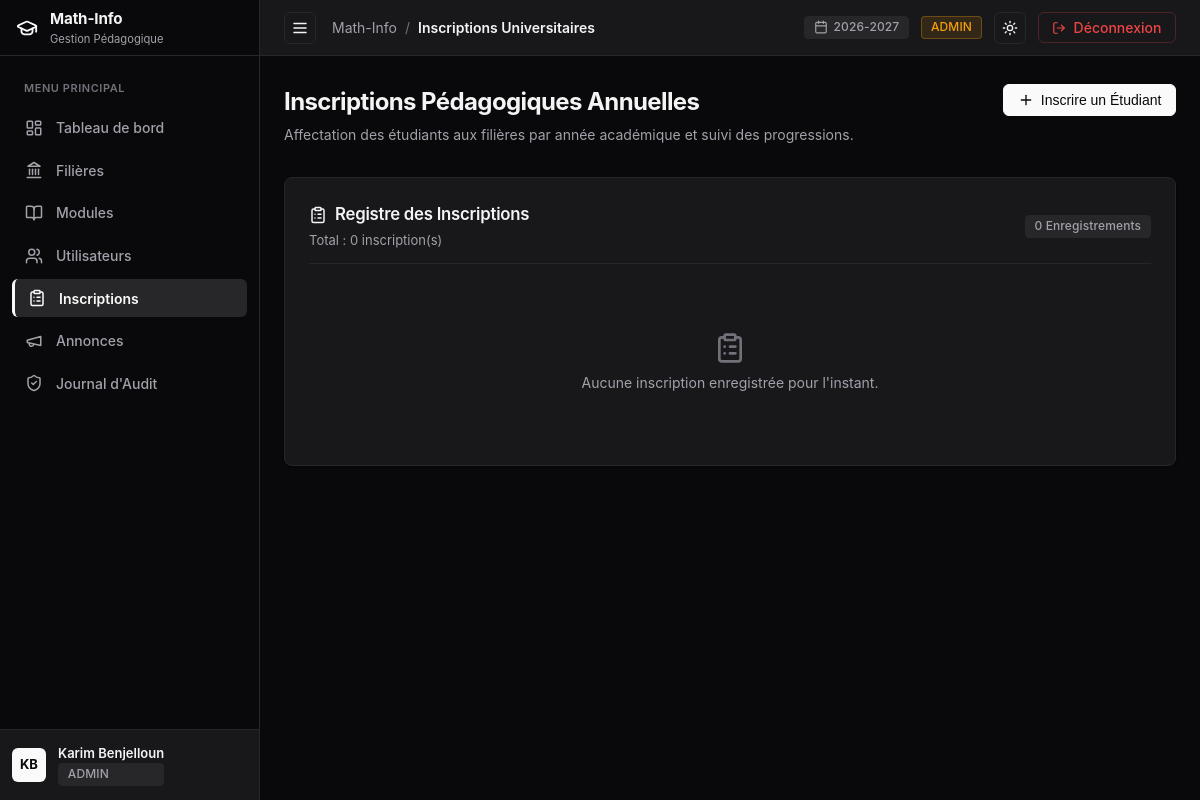
Page /admin/inscriptions (signed in) on the earlier database version.
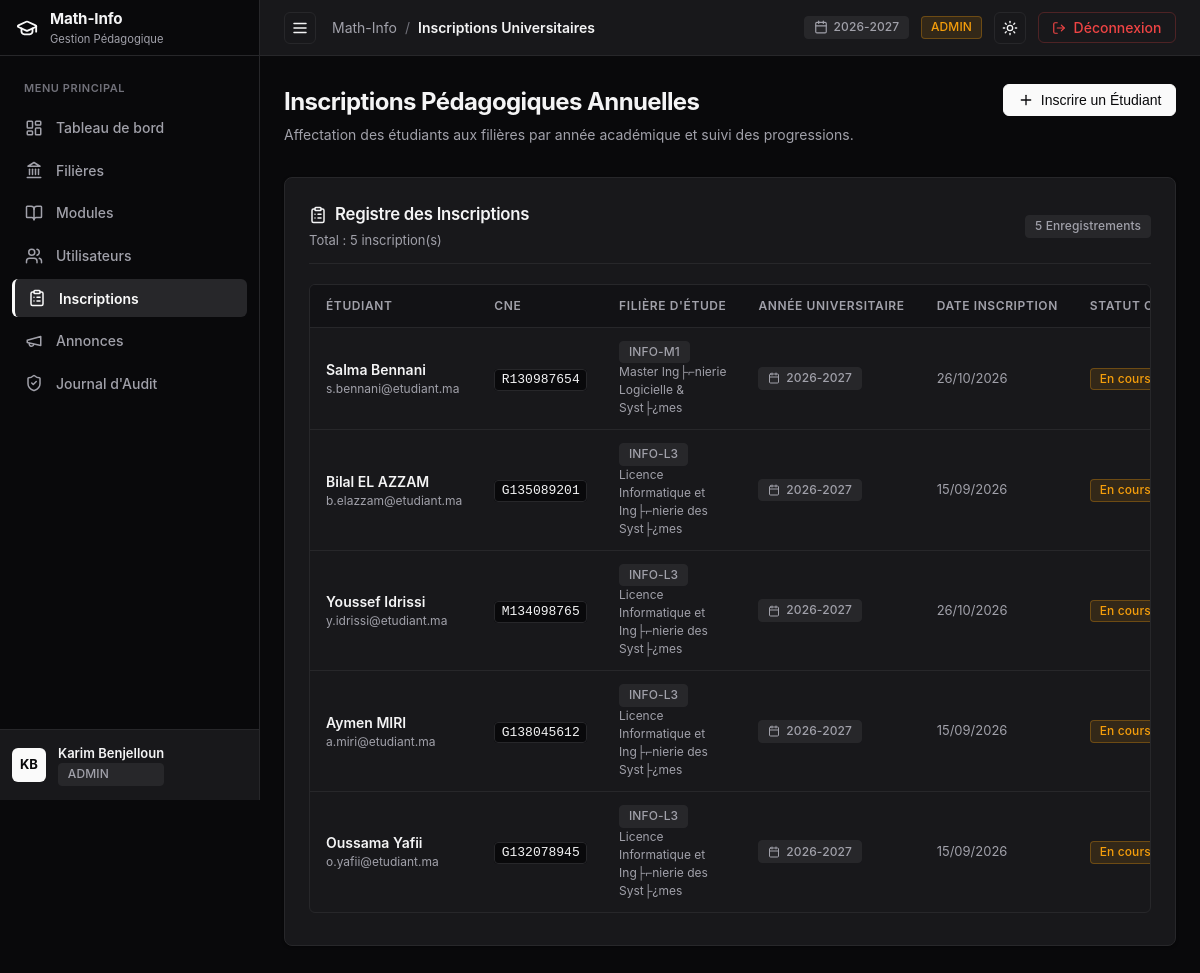
Same page on the later database version.
### tables this page shows
CREATE TABLE `inscriptions` (
  `idInscription` int NOT NULL AUTO_INCREMENT,
  `idEtudiant` int NOT NULL,
  `idFiliere` int NOT NULL,
  `anneeUniversitaire` varchar(20) NOT NULL,
  `dateInscription` date NOT NULL,
  `statut` enum('EN_COURS','VALIDE','AJOURNE') DEFAULT 'EN_COURS',
  PRIMARY KEY (`idInscription`),
  UNIQUE KEY `uq_etudiant_annee` (`idEtudiant`,`anneeUniversitaire`),
  KEY `idFiliere` (`idFiliere`),
  CONSTRAINT `inscriptions_ibfk_1` FOREIGN KEY (`idEtudiant`) REFERENCES `etudiants` (`idUtilisateur`) ON DELETE CASCADE,
  CONSTRAINT `inscriptions_ibfk_2` FOREIGN KEY (`idFiliere`) REFERENCES `filieres` (`idFiliere`) ON DELETE CASCADE
);

CREATE TABLE `utilisateurs` (
  `idUtilisateur` int NOT NULL AUTO_INCREMENT,
  `nom` varchar(100) NOT NULL,
  `prenom` varchar(100) NOT NULL,
  `email` varchar(150) NOT NULL,
  `motDePasse` varchar(255) NOT NULL,
  `role` enum('ADMIN','ENSEIGNANT','ETUDIANT') NOT NULL,
  `dateCreation` timestamp NULL DEFAULT CURRENT_TIMESTAMP,
  PRIMARY KEY (`idUtilisateur`),
  UNIQUE KEY `email` (`email`)
);

CREATE TABLE `etudiants` (
  `idUtilisateur` int NOT NULL,
  `cne` varchar(50) NOT NULL,
  `dateNaissance` date NOT NULL,
  PRIMARY KEY (`idUtilisateur`),
  UNIQUE KEY `cne` (`cne`),
  CONSTRAINT `etudiants_ibfk_1` FOREIGN KEY (`idUtilisateur`) REFERENCES `utilisateurs` (`idUtilisateur`) ON DELETE CASCADE
);

CREATE TABLE `filieres` (
  `idFiliere` int NOT NULL AUTO_INCREMENT,
  `code` varchar(20) NOT NULL,
  `intitule` varchar(150) NOT NULL,
  `description` text,
  PRIMARY KEY (`idFiliere`),
  UNIQUE KEY `code` (`code`)
);

### src/Controllers/Controller.php (called while the page is built, shortened)
<?php
abstract class Controller {
    protected function render(string $view, array $data = [], ?string $layout = 'main'): void {
        $viewFile = __DIR__ . '/../Views/' . str_replace('.', '/', $view) . '.php';
        extract($data);
        require $viewFile;
    }
}

### src/Controllers/AdminController.php (called while the page is built, shortened)
<?php
class AdminController extends Controller {
    public function inscriptions(): void {
        $db = Model::getDb();
        $inscriptions = Inscription::getAllWithDetails();
        $filieres = Filiere::getAllWithCounts();
        $stmtEtu = $db->query("
            SELECT u.idUtilisateur, u.nom, u.prenom, u.email, e.cne
            FROM utilisateurs u
            JOIN etudiants e ON u.idUtilisateur = e.idUtilisateur
            ORDER BY u.nom ASC
        ");
        $etudiants = $stmtEtu->fetchAll();
        $this->render('admin.inscriptions', [
            'title'        => 'Inscriptions Universitaires',
            'inscriptions' => $inscriptions,
            'filieres'     => $filieres,
            'etudiants'    => $etudiants,
            'csrfToken'    => Auth::csrfToken(),
            'activeNav'    => 'inscriptions',
        ]);
    }
}

### public/index.php (called while the page is built, shortened)
<?php
$router = new Router();
$router->get('/', function () {
    if (Auth::check()) {
        Auth::redirectToDashboard();
    } else {
        header('Location: /login');
        exit;
    }
});
$router->get('/login', [AuthController::class, 'showLogin']);
$router->post('/login', [AuthController::class, 'login']);
$router->get('/logout', [AuthController::class, 'logout']);
$router->post('/logout', [AuthController::class, 'logout']);
$router->get('/admin/dashboard', [AdminController::class, 'dashboard']);
$router->get('/admin/filieres', [AdminController::class, 'filieres']);
$router->post('/admin/filieres/create', [AdminController::class, 'createFiliere']);
$router->post('/admin/filieres/edit', [AdminController::class, 'editFiliere']);
$router->post('/admin/filieres/delete', [AdminController::class, 'deleteFiliere']);
$router->get('/admin/modules', [AdminController::class, 'modules']);
$router->post('/admin/modules/create', [AdminController::class, 'createModule']);
$router->post('/admin/modules/edit', [AdminController::class, 'editModule']);
$router->post('/admin/modules/assign-teacher', [AdminController::class, 'assignTeacher']);
$router->post('/admin/modules/delete', [AdminController::class, 'deleteModule']);
$router->get('/admin/utilisateurs', [AdminController::class, 'utilisateurs']);
$router->post('/admin/utilisateurs/create', [AdminController::class, 'createUser']);
$router->post('/admin/utilisateurs/edit', [AdminController::class, 'editUser']);
$router->post('/admin/utilisateurs/delete', [AdminController::class, 'deleteUser']);
$router->get('/admin/inscriptions', [AdminController::class, 'inscriptions']);
$router->post('/admin/inscriptions/create', [AdminController::class, 'createInscription']);
$router->post('/admin/inscriptions/edit', [AdminController::class, 'editInscription']);
$router->post('/admin/inscriptions/status', [AdminController::class, 'updateInscriptionStatus']);
$router->post('/admin/inscriptions/delete', [AdminController::class, 'deleteInscription']);
$router->get('/admin/annonces', [AdminController::class, 'annonces']);
$router->post('/admin/annonces/create', [AdminController::class, 'createAnnonce']);
$router->post('/admin/annonces/edit', [AdminController::class, 'editAnnonce']);
$router->post('/admin/annonces/delete', [AdminController::class, 'deleteAnnonce']);
$router->get('/admin/audit', [AdminController::class, 'audit']);
$router->get('/enseignant/dashboard', [EnseignantController::class, 'dashboard']);
$router->get('/enseignant/modules', [EnseignantController::class, 'modules']);
$router->get('/enseignant/notes', [EnseignantController::class, 'notesIndex']);
$router->get('/enseignant/seances', [EnseignantController::class, 'seancesIndex']);
$router->get('/enseignant/modules/{id}/etudiants', [EnseignantController::class, 'etudiants']);
$router->get('/enseignant/modules/{id}/notes', [EnseignantController::class, 'notes']);
$router->post('/enseignant/modules/{id}/notes/save', [EnseignantController::class, 'saveNotes']);
$router->get('/enseignant/modules/{id}/seances', [EnseignantController::class, 'seances']);
$router->post('/enseignant/modules/{id}/seances/create', [EnseignantController::class, 'createSeance']);
$router->get('/enseignant/seances/{id}/absences', [EnseignantController::class, 'absences']);
$router->post('/enseignant/seances/{id}/absences/save', [EnseignantController::class, 'saveAbsences']);
$router->get('/enseignant/annonces', [EnseignantController::class, 'annonces']);
$router->post('/enseignant/annonces/create', [EnseignantController::class, 'createAnnonce']);
$router->post('/enseignant/annonces/edit', [EnseignantController::class, 'editAnnonce']);
$router->post('/enseignant/annonces/delete', [EnseignantController::class, 'deleteAnnonce']);
$router->get('/enseignant/modules/{id}/pdf', [EnseignantController::class, 'downloadModulePdf']);
$router->get('/etudiant/dashboard', [EtudiantController::class, 'dashboard']);
$router->get('/etudiant/notes', [EtudiantController::class, 'notes']);
$router->get('/etudiant/absences', [EtudiantController::class, 'absences']);
$router->get('/etudiant/annonces', [EtudiantController::class, 'annonces']);
$router->get('/etudiant/releve/pdf', [EtudiantController::class, 'downloadRelevePdf']);
$router->dispatch();

### src/Models/Inscription.php (called while the page is built, shortened)
<?php
class Inscription extends Model {
    public static function getAllWithDetails(?string $annee = null, ?int $idFiliere = null): array {
        $db = self::getDb();
        $sql = "
            SELECT
                i.idInscription,
                i.idEtudiant,
                i.idFiliere,
                i.anneeUniversitaire,
                i.dateInscription,
                i.statut,
                u.nom AS etudiant_nom,
                u.prenom AS etudiant_prenom,
                u.email AS etudiant_email,
                e.cne AS etudiant_cne,
                e.dateNaissance AS etudiant_date_naissance,
                f.code AS filiere_code,
                f.intitule AS filiere_intitule
            FROM inscriptions i
            JOIN etudiants e ON i.idEtudiant = e.idUtilisateur
            JOIN utilisateurs u ON e.idUtilisateur = u.idUtilisateur
            JOIN filieres f ON i.idFiliere = f.idFiliere
            WHERE 1=1
        ";
        $sql .= " ORDER BY i.anneeUniversitaire DESC, u.nom ASC, u.prenom ASC";
        return $db->query($sql)->fetchAll();
    }
}

### src/Views/admin/inscriptions.php (the view, shortened to what the changed rows need)
<div style="margin-bottom: 2rem; display: flex; justify-content: space-between; align-items: flex-start; flex-wrap: wrap; gap: 1rem;">
  <div>
    <h1 style="font-size: 1.5rem; font-weight: 700; letter-spacing: -0.025em; color: var(--text-main); margin-bottom: 0.25rem;">
      Inscriptions Pédagogiques Annuelles
    </h1>
  </div>
</div>
<div class="card">
  <div class="card-header">
    <div>
      <span class="card-title">
        <?= Icon::get('clipboard-list', 18) ?>
        <span>Registre des Inscriptions</span>
      </span>
      <span class="card-desc" style="display: block; margin-top: 0.25rem;">
        Total : <?= count($inscriptions) ?> inscription(s)
      </span>
    </div>
    <span class="badge badge-neutral"><?= count($inscriptions) ?> Enregistrements</span>
  </div>
  <?php if (empty($inscriptions)): ?>
    <div style="text-align: center; padding: 3rem 1rem; color: var(--text-muted); font-size: 0.875rem;">
      <div style="margin-bottom: 0.5rem; color: var(--text-subtle);"><?= Icon::get('clipboard-list', 32) ?></div>
      Aucune inscription enregistrée pour l'instant.
    </div>
  <?php else: ?>
    <div class="table-wrapper">
      <table>
        <thead>
          <tr>
            <th style="min-width: 150px;">Étudiant</th>
            <th style="min-width: 100px;">CNE</th>
            <th style="min-width: 120px;">Filière d'Étude</th>
            <th style="min-width: 110px;">Année Universitaire</th>
            <th style="min-width: 110px;">Date Inscription</th>
            <th style="min-width: 110px;">Statut Cursus</th>
          </tr>
        </thead>
        <tbody>
          <?php foreach ($inscriptions as $ins): ?>
            <tr>
              <td>
                <div style="font-weight: 600;"><?= htmlspecialchars($ins['etudiant_prenom'] . ' ' . $ins['etudiant_nom']) ?></div>
                <div style="font-size: 0.75rem; color: var(--text-muted);"><?= htmlspecialchars($ins['etudiant_email']) ?></div>
              </td>
              <td><code><?= htmlspecialchars($ins['etudiant_cne']) ?></code></td>
              <td>
                <span class="badge badge-neutral"><?= htmlspecialchars($ins['filiere_code']) ?></span>
                <span style="font-size: 0.75rem; color: var(--text-muted); display: block;"><?= htmlspecialchars($ins['filiere_intitule']) ?></span>
              </td>
              <td>
                <span class="badge badge-neutral">
                  <?= Icon::get('calendar', 12) ?>
                  <span><?= htmlspecialchars($ins['anneeUniversitaire']) ?></span>
                </span>
              </td>
              <td style="color: var(--text-muted); font-size: 0.8125rem;">
                <?= date('d/m/Y', strtotime($ins['dateInscription'])) ?>
              </td>
              <td>
                <?php if ($ins['statut'] === 'VALIDE'): ?>
                  <span class="badge badge-success">Validé</span>
                <?php elseif ($ins['statut'] === 'AJOURNE'): ?>
                  <span class="badge badge-destructive">Ajourné</span>
                <?php else: ?>
                  <span class="badge badge-warning">En cours</span>
                <?php endif; ?>
              </td>
            </tr>
          <?php endforeach; ?>
        </tbody>
      </table>
    </div>
  <?php endif; ?>
</div>

### src/Utils/Icon.php (shortened to what the changed rows need)
<?php
class Icon {
    public static function get(string $name, int $size = 16, string $extraClass = ''): string {
        $classAttr = 'lucide-icon' . ($extraClass !== '' ? ' ' . $extraClass : '');
        $svgAttrs = sprintf(
            'xmlns="http://www.w3.org/2000/svg" width="%d" height="%d" viewBox="0 0 24 24" fill="none" stroke="currentColor" stroke-width="2" stroke-linecap="round" stroke-linejoin="round" class="%s"',
            $size,
            $size,
            htmlspecialchars($classAttr)
        );
        switch ($name) {
            case 'graduation-cap':
                return "<svg {$svgAttrs}><path d=\"M21.42 10.922a1 1 0 0 0-.019-1.838L12.83 5.18a2 2 0 0 0-1.66 0L2.6 9.08a1 1 0 0 0 0 1.832l8.57 3.908a2 2 0 0 0 1.66 0z\"/><path d=\"M22 10v6\"/><path d=\"M6 12.5V16a6 3 0 0 0 12 0v-3.5\"/></svg>";
            case 'layout-dashboard':
                return "<svg {$svgAttrs}><rect width=\"7\" height=\"9\" x=\"3\" y=\"3\" rx=\"1\"/><rect width=\"7\" height=\"5\" x=\"14\" y=\"3\" rx=\"1\"/><rect width=\"7\" height=\"9\" x=\"14\" y=\"12\" rx=\"1\"/><rect width=\"7\" height=\"5\" x=\"3\" y=\"16\" rx=\"1\"/></svg>";
            case 'landmark':
                return "<svg {$svgAttrs}><line x1=\"3\" x2=\"21\" y1=\"22\" y2=\"22\"/><line x1=\"6\" x2=\"6\" y1=\"18\" y2=\"11\"/><line x1=\"10\" x2=\"10\" y1=\"18\" y2=\"11\"/><line x1=\"14\" x2=\"14\" y1=\"18\" y2=\"11\"/><line x1=\"18\" x2=\"18\" y1=\"18\" y2=\"11\"/><polygon points=\"12 2 20 7 4 7\"/></svg>";
            case 'book-open':
                return "<svg {$svgAttrs}><path d=\"M12 7v14\"/><path d=\"M3 18a1 1 0 0 1-1-1V4a1 1 0 0 1 1-1h5a4 4 0 0 1 4 4 4 4 0 0 1 4-4h5a1 1 0 0 1 1 1v13a1 1 0 0 1-1 1h-6a3 3 0 0 0-3 3 3 3 0 0 0-3-3z\"/></svg>";
            case 'users':
                return "<svg {$svgAttrs}><path d=\"M16 21v-2a4 4 0 0 0-4-4H6a4 4 0 0 0-4 4v2\"/><circle cx=\"9\" cy=\"7\" r=\"4\"/><path d=\"M22 21v-2a4 4 0 0 0-3-3.87\"/><path d=\"M16 3.13a4 4 0 0 1 0 7.75\"/></svg>";
            case 'clipboard-list':
                return "<svg {$svgAttrs}><rect width=\"8\" height=\"4\" x=\"8\" y=\"2\" rx=\"1\" ry=\"1\"/><path d=\"M16 4h2a2 2 0 0 1 2 2v14a2 2 0 0 1-2 2H6a2 2 0 0 1-2-2V6a2 2 0 0 1 2-2h2\"/><path d=\"M12 11h4\"/><path d=\"M12 16h4\"/><path d=\"M8 11h.01\"/><path d=\"M8 16h.01\"/></svg>";
            case 'megaphone':
                return "<svg {$svgAttrs}><path d=\"m3 11 18-5v12L3 14v-3z\"/><path d=\"M11.6 16.8a3 3 0 1 1-5.8-1.6\"/></svg>";
            case 'shield-check':
                return "<svg {$svgAttrs}><path d=\"M20 13c0 5-3.5 7.5-7.66 8.95a1 1 0 0 1-.67-.01C7.5 20.5 4 18 4 13V6a1 1 0 0 1 1-1c2 0 4.5-1.2 6.24-2.72a1.17 1.17 0 0 1 1.52 0C14.51 3.81 17 5 19 5a1 1 0 0 1 1 1z\"/><path d=\"m9 12 2 2 4-4\"/></svg>";
            case 'calendar':
                return "<svg {$svgAttrs}><path d=\"M8 2v4\"/><path d=\"M16 2v4\"/><rect width=\"18\" height=\"18\" x=\"3\" y=\"4\" rx=\"2\"/><path d=\"M3 10h18\"/></svg>";
            case 'sun':
                return "<svg {$svgAttrs}><circle cx=\"12\" cy=\"12\" r=\"4\"/><path d=\"M12 2v2\"/><path d=\"M12 20v2\"/><path d=\"m4.93 4.93 1.41 1.41\"/><path d=\"m17.66 17.66 1.41 1.41\"/><path d=\"M2 12h2\"/><path d=\"M20 12h2\"/><path d=\"m6.34 17.66-1.41 1.41\"/><path d=\"m19.07 4.93-1.41 1.41\"/></svg>";
            case 'log-out':
                return "<svg {$svgAttrs}><path d=\"M9 21H5a2 2 0 0 1-2-2V5a2 2 0 0 1 2-2h4\"/><polyline points=\"16 17 21 12 16 7\"/><line x1=\"21\" x2=\"9\" y1=\"12\" y2=\"12\"/></svg>";
            case 'pencil':
                return "<svg {$svgAttrs}><path d=\"M21.174 6.812a1 1 0 0 0-3.986-3.987L3.842 16.174a2 2 0 0 0-.5.83l-1.321 4.352a.5.5 0 0 0 .623.622l4.353-1.32a2 2 0 0 0 .83-.497z\"/><path d=\"m15 5 4 4\"/></svg>";
            case 'trash-2':
                return "<svg {$svgAttrs}><path d=\"M3 6h18\"/><path d=\"M19 6v14c0 1-1 2-2 2H7c-1 0-2-1-2-2V6\"/><path d=\"M8 6V4c0-1 1-2 2-2h4c1 0 2 1 2 2v2\"/><line x1=\"10\" x2=\"10\" y1=\"11\" y2=\"17\"/><line x1=\"14\" x2=\"14\" y1=\"11\" y2=\"17\"/></svg>";
            case 'plus':
                return "<svg {$svgAttrs}><path d=\"M5 12h14\"/><path d=\"M12 5v14\"/></svg>";
            case 'x':
                return "<svg {$svgAttrs}><path d=\"M18 6 6 18\"/><path d=\"m6 6 12 12\"/></svg>";
            case 'menu':
                return "<svg {$svgAttrs}><line x1=\"4\" x2=\"20\" y1=\"12\" y2=\"12\"/><line x1=\"4\" x2=\"20\" y1=\"6\" y2=\"6\"/><line x1=\"4\" x2=\"20\" y1=\"18\" y2=\"18\"/></svg>";
            case 'arrow-right':
                return "<svg {$svgAttrs}><path d=\"M5 12h14\"/><path d=\"m12 5 7 7-7 7\"/></svg>";
        }
    }
}

Differences in the rows shown:
added inscriptions: utilisateurs.prenom+nom "Salma Bennani", utilisateurs.email "s.bennani@etudiant.ma", idEtudiant.cne "R130987654", idFiliere.code "INFO-M1", idFiliere.intitule "Master Ing├⌐nierie Logicielle & Syst├¿mes", anneeUniversitaire "2026-2027", dateInscription "26/10/2026", statut "En cours"
added inscriptions: utilisateurs.prenom+nom "Bilal EL AZZAM", utilisateurs.email "b.elazzam@etudiant.ma", idEtudiant.cne "G135089201", idFiliere.code "INFO-L3", idFiliere.intitule "Licence Informatique et Ing├⌐nierie des Syst├¿mes", anneeUniversitaire "2026-2027", dateInscription "15/09/2026", statut "En cours"
added inscriptions: utilisateurs.prenom+nom "Youssef Idrissi", utilisateurs.email "y.idrissi@etudiant.ma", idEtudiant.cne "M134098765", idFiliere.code "INFO-L3", idFiliere.intitule "Licence Informatique et Ing├⌐nierie des Syst├¿mes", anneeUniversitaire "2026-2027", dateInscription "26/10/2026", statut "En cours"
added inscriptions: utilisateurs.prenom+nom "Aymen MIRI", utilisateurs.email "a.miri@etudiant.ma", idEtudiant.cne "G138045612", idFiliere.code "INFO-L3", idFiliere.intitule "Licence Informatique et Ing├⌐nierie des Syst├¿mes", anneeUniversitaire "2026-2027", dateInscription "15/09/2026", statut "En cours"
added inscriptions: utilisateurs.prenom+nom "Oussama Yafii", utilisateurs.email "o.yafii@etudiant.ma", idEtudiant.cne "G132078945", idFiliere.code "INFO-L3", idFiliere.intitule "Licence Informatique et Ing├⌐nierie des Syst├¿mes", anneeUniversitaire "2026-2027", dateInscription "15/09/2026", statut "En cours"
Other differences:
count($inscriptions): "0" → "5"
text no longer shown: "Aucune inscription enregistrée pour l'instant."
text now shown: "ÉTUDIANT CNE FILIÈRE D'ÉTUDE ANNÉE UNIVERSITAIRE DATE INSCRIPTION STATUT…"
